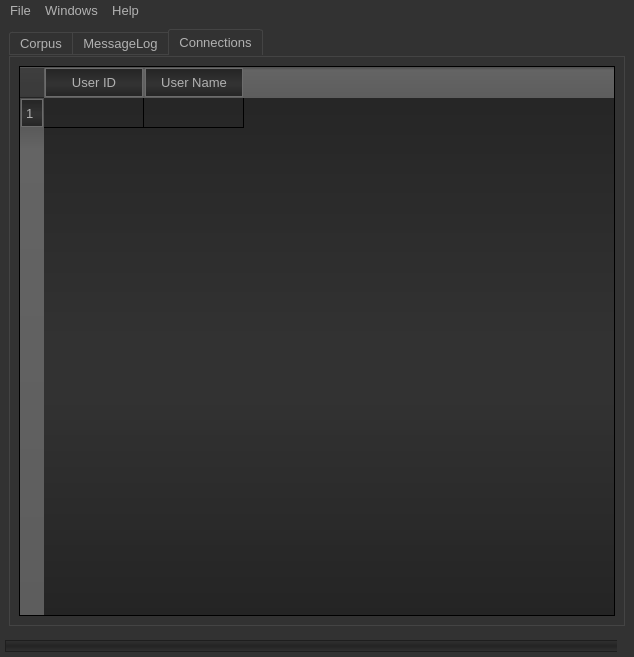
<?xml version="1.0" encoding="UTF-8"?>
<ui version="4.0">
 <class>MainWindow</class>
 <widget class="QMainWindow" name="MainWindow">
  <property name="geometry">
   <rect>
    <x>0</x>
    <y>0</y>
    <width>634</width>
    <height>657</height>
   </rect>
  </property>
  <property name="windowTitle">
   <string>Corpus Server</string>
  </property>
  <property name="styleSheet">
   <string notr="true">

QWidget
{
	 font-family: &quot;Lucida Console&quot;;
    font-size: 10pt;	
	margin: 5pt;

    color: #b1b1b1;
    background-color: #323232;
    

}


QWidget:item:hover
{

    background-color: QLinearGradient( x1: 0, y1: 0, x2: 0, y2: 1, stop: 0 #ffa02f, stop: 1 #ca0619);
    color: #000000;
}

QWidget:item:selected
{
    background-color: QLinearGradient( x1: 0, y1: 0, x2: 0, y2: 1, stop: 0 #ffa02f, stop: 1 #d7801a);
}

QToolTip
{
     border: 1px solid black;
     background-color: #ffa02f;
     padding: 1px;
     border-radius: 3px;
     opacity: 100;
}
QMenuBar::item
{
    background: transparent;
}

QMenuBar::item:selected
{

    background: transparent;
    border: 1px solid #ffaa00;
}

QMenuBar::item:pressed
{
    background: #444;
    border: 1px solid #000;
    background-color: QLinearGradient(
        x1:0, y1:0,
        x2:0, y2:1,
        stop:1 #212121,
        stop:0.4 #343434/*,
        stop:0.2 #343434,
        stop:0.1 #ffaa00*/
    );
    margin-bottom:-1px;
    padding-bottom:1px;
}

QMenu
{
    border: 1px solid #000;
    padding: 2px 10px 2px 10px;
}

QMenu::item
{
    padding: 2px 10px 2px 10px;
}

QMenu::item:selected
{
    color: #000000;
}

QWidget:disabled
{
    color: #404040;
    background-color: #323232;
}

QAbstractItemView
{
    background-color: QLinearGradient( x1: 0, y1: 0, x2: 0, y2: 1, stop: 0 #4d4d4d, stop: 0.1 #646464, stop: 1 #5d5d5d);
}

QLineEdit
{
    background-color: QLinearGradient( x1: 0, y1: 0, x2: 0, y2: 1, stop: 0 #4d4d4d, stop: 0 #646464, stop: 1 #5d5d5d);
    padding: 1px;
    border-style: solid;
    border: 1px solid #1e1e1e;
    border-radius: 5px;
}

QPushButton
{
    color: #b1b1b1;
    background-color: QLinearGradient( x1: 0, y1: 0, x2: 0, y2: 1, stop: 0 #565656, stop: 0.1 #525252, stop: 0.5 #4e4e4e, stop: 0.9 #4a4a4a, stop: 1 #464646);
    border-width: 1px;
    border-color: #1e1e1e;
    border-style: solid;
    border-radius: 6px;
    padding: 3px;
    font-size: 10pt;
    padding-left: 5px;
    padding-right: 5px;
}

QPushButton:pressed
{
    background-color: QLinearGradient( x1: 0, y1: 0, x2: 0, y2: 1, stop: 0 #2d2d2d, stop: 0.1 #2b2b2b, stop: 0.5 #292929, stop: 0.9 #282828, stop: 1 #252525);
}

QComboBox
{
    selection-background-color: #ffaa00;
    background-color: QLinearGradient( x1: 0, y1: 0, x2: 0, y2: 1, stop: 0 #565656, stop: 0.1 #525252, stop: 0.5 #4e4e4e, stop: 0.9 #4a4a4a, stop: 1 #464646);
    border-style: solid;
    border: 1px solid #1e1e1e;
    border-radius: 5px;
}

QComboBox:hover,QPushButton:hover
{
    border: 2px solid QLinearGradient( x1: 0, y1: 0, x2: 0, y2: 1, stop: 0 #ffa02f, stop: 1 #d7801a);
}


QComboBox:on
{
    padding-top: 3px;
    padding-left: 4px;
    background-color: QLinearGradient( x1: 0, y1: 0, x2: 0, y2: 1, stop: 0 #2d2d2d, stop: 0.1 #2b2b2b, stop: 0.5 #292929, stop: 0.9 #282828, stop: 1 #252525);
    selection-background-color: #ffaa00;
}

QComboBox QAbstractItemView
{
    border: 2px solid darkgray;
    selection-background-color: QLinearGradient( x1: 0, y1: 0, x2: 0, y2: 1, stop: 0 #ffa02f, stop: 1 #d7801a);
}

QComboBox::drop-down
{
     subcontrol-origin: padding;
     subcontrol-position: top right;
     width: 15px;

     border-left-width: 0px;
     border-left-color: darkgray;
     border-left-style: solid; /* just a single line */
     border-top-right-radius: 3px; /* same radius as the QComboBox */
     border-bottom-right-radius: 3px;
 }

QComboBox::down-arrow
{
     image: url(:/down_arrow.png);
}


QScrollBar{
    padding: 2px;
}

QScrollBar:horizontal {
     border: 1px solid #222222;
     background: QLinearGradient( x1: 0, y1: 0, x2: 0, y2: 1, stop: 0.0 #121212, stop: 0.2 #282828, stop: 1 #484848);
     height: 15px;
     margin: 0px 16px 0 16px;
}

QScrollBar::handle:horizontal
{

      background: QLinearGradient( x1: 0, y1: 0, x2: 0, y2: 1, stop: 0.0 #121212, stop: 0.2 #808080, stop: 1 #484848);
      min-height: 20px;
      border-radius: 2px;
}

QScrollBar::add-line:horizontal {
      border: 1px solid #1b1b19;
      border-radius: 2px;
      background: QLinearGradient( x1: 0, y1: 0, x2: 1, y2: 0, stop: 0 #ffa02f, stop: 1 #d7801a);
      width: 14px;
      subcontrol-position: right;
      subcontrol-origin: margin;
}

QScrollBar::sub-line:horizontal {
      border: 1px solid #1b1b19;
      border-radius: 2px;
      background: QLinearGradient( x1: 0, y1: 0, x2: 1, y2: 0, stop: 0 #ffa02f, stop: 1 #d7801a);
      width: 14px;
     subcontrol-position: left;
     subcontrol-origin: margin;
}

QScrollBar::right-arrow:horizontal, QScrollBar::left-arrow:horizontal
{
      border: 1px solid black;
      width: 1px;
      height: 1px;
      background: white;
}

QScrollBar::add-page:horizontal, QScrollBar::sub-page:horizontal
{
      background: none;
}

QScrollBar:vertical
{
      background: QLinearGradient( x1: 0, y1: 0, x2: 1, y2: 0, stop: 0.0 #121212, stop: 0.2 #282828, stop: 1 #484848);
      width: 20px;
      margin: 16px 0 16px 0;
      border: 1px solid #222222;
}

QScrollBar::handle:vertical
{

      background: QLinearGradient( x1: 0, y1: 0, x2: 1, y2: 0, stop: 0.0 #121212, stop: 0.2 #808080, stop: 1 #484848);
      min-height: 20px;
      border-radius: 2px;
}

QScrollBar::add-line:vertical
{
      border: 1px solid #1b1b19;
      border-radius: 2px;
      background: QLinearGradient( x1: 0, y1: 0, x2: 0, y2: 1, stop: 0 #ffa02f, stop: 1 #d7801a);
      height: 14px;
      subcontrol-position: bottom;
      subcontrol-origin: margin;
}

QScrollBar::sub-line:vertical
{
      border: 1px solid #1b1b19;
      border-radius: 2px;
      background: QLinearGradient( x1: 0, y1: 0, x2: 0, y2: 1, stop: 0 #d7801a, stop: 1 #ffa02f);
      height: 14px;
      subcontrol-position: top;
      subcontrol-origin: margin;
}

QScrollBar::up-arrow:vertical, QScrollBar::down-arrow:vertical
{
      border: 1px solid black;
      width: 1px;
      height: 1px;
      background: white;
}


QScrollBar::add-page:vertical, QScrollBar::sub-page:vertical
{
      background: none;
}

QTextEdit
{
    background-color: #242424;
}

QPlainTextEdit
{
    background-color: #242424;
}

QTableView
{
    background-color: QLinearGradient(x1:0, y1:0, x2:0, y2:1, stop:0 #242424, stop: 0.5 #323232, stop: 0.6 #323232, stop:1 #242424);
}
QHeaderView::section
{
    background-color: QLinearGradient(x1:0, y1:0, x2:0, y2:1, stop:0 #242424, stop: 0.5 #323232, stop: 0.6 #323232, stop:1 #242424);
    margin: 1px;
    padding: 4px;
    border: 1px solid #6c6c6c;
}



QCheckBox:disabled
{
color: #414141;
}

QCheckBox::indicator{
    color: #b1b1b1;
    background-color: #323232;
    border: 1px solid #b1b1b1;
    width: 9px;
    height: 9px;
}

QCheckBox::indicator:checked
{
    background-color: #b1b1b1;

}

QCheckBox::indicator:disabled, QRadioButton::indicator:disabled
{
    border: 1px solid #444;
}


QDockWidget
{
    font-size: 10pt;
    border: 1px solid #121212;
    padding-left: 2px
}

QDockWidget::title
{
    text-align: center;
    font-size: 10pt;
    spacing: 2px; /* spacing between items in the tool bar */
    background-color: QLinearGradient(x1:0, y1:0, x2:0, y2:1, stop:0 #323232, stop: 0.5 #242424, stop:1 #323232);
}

QDockWidget::close-button, QDockWidget::float-button
{
    text-align: center;
    spacing: 1px; /* spacing between items in the tool bar */
    background-color: QLinearGradient(x1:0, y1:0, x2:0, y2:1, stop:0 #323232, stop: 0.5 #242424, stop:1 #323232);
}

QDockWidget::close-button:hover, QDockWidget::float-button:hover
{
    background: #242424;
}

QDockWidget::close-button:pressed, QDockWidget::float-button:pressed
{
    padding: 1px -1px -1px 1px;
}

QMainWindow::separator
{
    background-color: QLinearGradient(x1:0, y1:0, x2:0, y2:1, stop:0 #161616, stop: 0.5 #151515, stop: 0.6 #212121, stop:1 #343434);
    color: white;
    padding-left: 4px;
    border: 1px solid #4c4c4c;
    spacing: 10px; /* spacing between items in the tool bar */
}

QMainWindow::separator:hover
{

    background-color: QLinearGradient(x1:0, y1:0, x2:0, y2:1, stop:0 #d7801a, stop:0.5 #b56c17 stop:1 #ffa02f);
    color: white;
    padding-left: 4px;
    border: 1px solid #6c6c6c;
    spacing: 3px; /* spacing between items in the tool bar */
}

QToolBar
{
     background-color: QLinearGradient(x1:0, y1:0, x2:0, y2:1, stop:0 #161616, stop: 0.5 #151515, stop: 0.6 #212121, stop:1 #343434);
    color: white;
}


QToolBar::handle
{
     spacing: 3px; /* spacing between items in the tool bar */
     background: url(:/images/handle.png);
}

QMenu::separator
{
    height: 2px;
    background-color: QLinearGradient(x1:0, y1:0, x2:0, y2:1, stop:0 #161616, stop: 0.5 #151515, stop: 0.6 #212121, stop:1 #343434);
    color: white;
    padding-left: 4px;
    margin-left: 10px;
    margin-right: 5px;
}

QProgressBar
{
    border: 2px solid grey;
    border-radius: 5px;
    text-align: center;
}

QProgressBar::chunk
{
    background-color: #d7801a;
    width: 2.15px;
    margin: 0.5px;
}

QTabBar::tab {
    color: #b1b1b1;
    border: 1px solid #444;
    border-bottom-style: none;
    background-color: #323232;
    padding-left: 10px;
    padding-right: 10px;
    padding-top: 3px;
    padding-bottom: 3px;
    margin-right: -1px;
}

QTabWidget::pane {
    border: 1px solid #444;
    top: 1px;
}

QTabBar::tab:last
{
    margin-right: 0; /* the last selected tab has nothing to overlap with on the right */
    border-top-right-radius: 3px;
}

QTabBar::tab:first:!selected
{
 margin-left: 0px; /* the last selected tab has nothing to overlap with on the right */


    border-top-left-radius: 3px;
}

QTabBar::tab:!selected
{
    color: #b1b1b1;
    border-bottom-style: solid;
    margin-top: 3px;
    background-color: QLinearGradient(x1:0, y1:0, x2:0, y2:1, stop:1 #212121, stop:.4 #343434);
}

QTabBar::tab:selected
{
    border-top-left-radius: 3px;
    border-top-right-radius: 3px;
    margin-bottom: 0px;
}

QTabBar::tab:!selected:hover
{
    /*border-top: 2px solid #ffaa00;
    padding-bottom: 3px;*/
    border-top-left-radius: 3px;
    border-top-right-radius: 3px;
    background-color: QLinearGradient(x1:0, y1:0, x2:0, y2:1, stop:1 #212121, stop:0.4 #343434, stop:0.2 #343434, stop:0.1 #ffaa00);
}

QRadioButton::indicator:checked, QRadioButton::indicator:unchecked{
    color: #b1b1b1;
    background-color: #323232;
    border: 1px solid #b1b1b1;
    border-radius: 6px;
}

QRadioButton::indicator:checked
{
    background-color: qradialgradient(
        cx: 0.5, cy: 0.5,
        fx: 0.5, fy: 0.5,
        radius: 1.0,
        stop: 0.25 #ffaa00,
        stop: 0.3 #323232
    );
}



QRadioButton::indicator
{
    border-radius: 6px;
}

QRadioButton::indicator:hover, QCheckBox::indicator:hover
{
    border: 1px solid #ffaa00;
}




/* Slider
*/
QSlider::groove:horizontal {
    border: 1px solid #bbb;
    background: #323232;
    height: 10px;
    border-radius: 4px;
}

QSlider::sub-page:horizontal {
    background: QLinearGradient(x1:0, y1:0, x2:0, y2:1, stop:1 #212121, stop:.4 #343434);
    background: QLinearGradient(x1:0, y1:0, x2:0, y2:1, stop:1 #212121, stop:.4 #343434);
    border: 1px solid #777;
    height: 10px;
    border-radius: 4px;
}

QSlider::add-page:horizontal {
    background: #fff;
    border: 1px solid #777;
    border: 1px solid #777;
    height: 10px;
    border-radius: 4px;
}

QSlider::handle:horizontal {
    color: #b1b1b1;
    background-color: QLinearGradient( x1: 0, y1: 0, x2: 0, y2: 1, stop: 0 #565656, stop: 0.1 #525252, stop: 0.5 #4e4e4e, stop: 0.9 #4a4a4a, stop: 1 #464646);
    border-width: 1px;
    border-color: #1e1e1e;
    border-style: solid;
    border-radius: 6;
    border: 1px solid #777;
    width: 13px;
    margin-top: -2px;
    margin-bottom: -2px;
    border-radius: 4px;
}

QSlider::handle:horizontal:hover {
background: QLinearGradient( x1: 0, y1: 0, x2: 1, y2: 0, stop: 0 #ffa02f, stop: 0.5 #d7801a, stop: 1 #ffa02f);
border: 1px solid #444;
border-radius: 4px;
}

QSlider::sub-page:horizontal:disabled {
background: #bbb;
border-color: #999;
}

QSlider::add-page:horizontal:disabled {
background: #eee;
border-color: #999;
}

QSlider::handle:horizontal:disabled {
background: #eee;
border: 1px solid #aaa;
border-radius: 4px;
}

#DrawingWidget
{
background:transparent;
background-color: rgba(0,0,0,0);
}

QSpinBox {

     background-color: #323232;
     border: 1px solid #b1b1b1;
     border-color: #1e1e1e;
     border-style: solid;
     border-radius: 6;
     padding: 3px;
     font-size: 12pt;
     padding-left: 5px;
     padding-right: 5px;
 }

 QSpinBox::up-button {
     color: #b1b1b1;
     background-color: #323232;
     border: 1px solid #b1b1b1;
     border-color: #1e1e1e;
     border-style: solid;
     border-radius: 4;
     padding: 3px;
     font-size: 8pt;
     padding-left: 5px;
     padding-right: 5px;
 }

 QSpinBox::down-button {
     color: #b1b1b1;
     background-color: #323232;
     border: 1px solid #b1b1b1;
     border-color: #1e1e1e;
     border-style: solid;
     border-radius: 4;
     padding: 3px;
     font-size: 8pt;
     padding-left: 5px;
     padding-right: 5px;
 }


 QStatusBar {
    background-color: QLinearGradient(x1:0, y1:0, x2:0, y2:1, stop:0 #323232, stop: 0.5 #242424, stop:1 #323232);
    border: 1px solid #1e1e1e;
    margin: 5px;


}

QStatusBar::item {
    border: 1px solid #b1b1b1;
    border-color: #1e1e1e;
    border-radius: 3px;
    margin: 6px;

}


QTreeWidget{
    background-color: QLinearGradient(x1:0, y1:0, x2:0, y2:1, stop:0 #323232, stop: 0.5 #242424, stop:1 #323232);
}</string>
  </property>
  <widget class="QWidget" name="centralwidget">
   <layout class="QHBoxLayout" name="horizontalLayout">
    <item>
     <widget class="QTabWidget" name="tabWidget">
      <property name="currentIndex">
       <number>2</number>
      </property>
      <widget class="QWidget" name="tabCorpus">
       <attribute name="title">
        <string>Corpus</string>
       </attribute>
       <layout class="QGridLayout" name="gridLayout_2">
        <item row="0" column="0">
         <widget class="QTreeWidget" name="tree_Corpus">
          <column>
           <property name="text">
            <string notr="true">1</string>
           </property>
          </column>
         </widget>
        </item>
       </layout>
      </widget>
      <widget class="QWidget" name="tabMessageLog">
       <attribute name="title">
        <string>MessageLog</string>
       </attribute>
       <layout class="QGridLayout" name="gridLayout">
        <item row="0" column="0">
         <widget class="QTextEdit" name="textEdit_Log">
          <property name="lineWrapMode">
           <enum>QTextEdit::NoWrap</enum>
          </property>
          <property name="readOnly">
           <bool>true</bool>
          </property>
         </widget>
        </item>
       </layout>
      </widget>
      <widget class="QWidget" name="tab">
       <attribute name="title">
        <string>Connections</string>
       </attribute>
       <layout class="QHBoxLayout" name="horizontalLayout_2">
        <item>
         <widget class="QTableWidget" name="tableWidget_connections">
          <property name="styleSheet">
           <string notr="true"/>
          </property>
          <property name="rowCount">
           <number>1</number>
          </property>
          <property name="columnCount">
           <number>2</number>
          </property>
          <row/>
          <column>
           <property name="text">
            <string>User ID</string>
           </property>
          </column>
          <column>
           <property name="text">
            <string>User Name</string>
           </property>
          </column>
         </widget>
        </item>
       </layout>
      </widget>
     </widget>
    </item>
   </layout>
  </widget>
  <widget class="QMenuBar" name="menubar">
   <property name="geometry">
    <rect>
     <x>0</x>
     <y>0</y>
     <width>634</width>
     <height>19</height>
    </rect>
   </property>
   <widget class="QMenu" name="menuFile">
    <property name="title">
     <string>File</string>
    </property>
    <addaction name="actionSave"/>
    <addaction name="actionLoad"/>
    <addaction name="actionExit"/>
   </widget>
   <widget class="QMenu" name="menuWindows">
    <property name="title">
     <string>Windows</string>
    </property>
    <addaction name="actionPreferences"/>
   </widget>
   <widget class="QMenu" name="menuHelpo">
    <property name="title">
     <string>Help</string>
    </property>
    <addaction name="actionAbout"/>
   </widget>
   <addaction name="menuFile"/>
   <addaction name="menuWindows"/>
   <addaction name="menuHelpo"/>
  </widget>
  <widget class="QStatusBar" name="statusbar"/>
  <action name="actionPreferences">
   <property name="text">
    <string>Preferences</string>
   </property>
  </action>
  <action name="actionSave">
   <property name="text">
    <string>Save</string>
   </property>
  </action>
  <action name="actionLoad">
   <property name="text">
    <string>Load</string>
   </property>
  </action>
  <action name="actionExit">
   <property name="text">
    <string>Exit</string>
   </property>
  </action>
  <action name="actionAbout">
   <property name="text">
    <string>About</string>
   </property>
  </action>
 </widget>
 <resources/>
 <connections/>
</ui>
